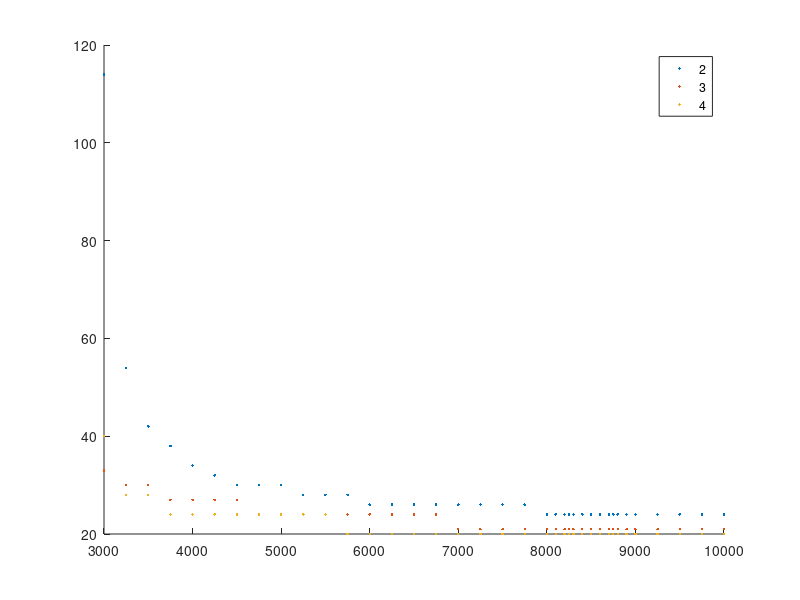
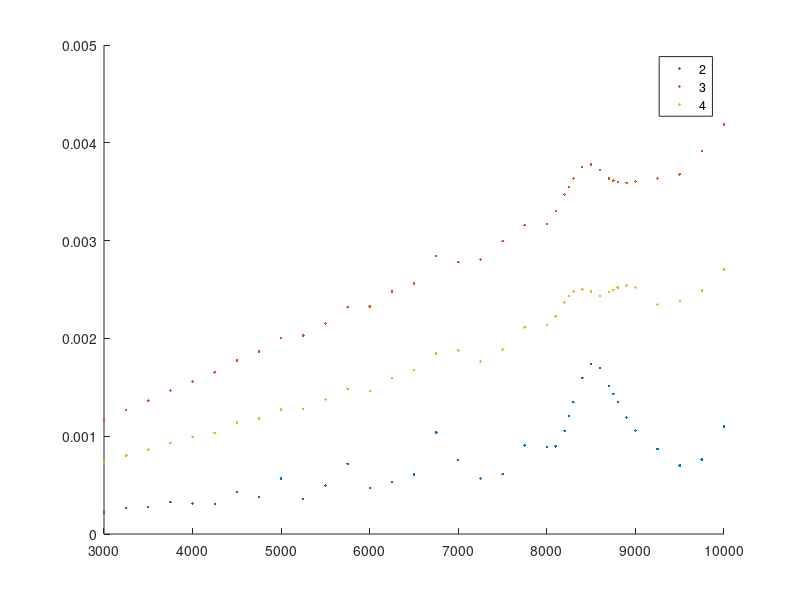

Recreate these plots in MATLAB, in order.
clear ; close all ; clc ;

% results = xlsread( 'CTResults2(2).csv' ) ;
% save( 'CTR2.mat' ) ;

load( 'CTR2.mat' ) ;
aR = results( : , 1 ) ;
iR = results( : , 2 ) ;
TR = results( : , 3 ) ;
PR = results( : , 4 ) ;
dvR = results( : , 9 ) ;
P = [ 2 , 3 , 4 , 5 , 6 , 7 , 8 , 9 , 10 ] ;

% index = ones( 30 , length( P ) ) ;
% for ii = 1:length(P) 
%     index(:,ii) = find( PR == (ii+1) ) ;
% end
% index2 = find( PR == 2 ) ;
% a = zeros( 30 , 9 ) ;
% i = zeros( 30 , 9 ) ;
% T = zeros( 30 , 9 ) ;
% dv = zeros( 30 , 9 ) ;
% a(2:end,1) = aR( index2 ) ;
% i(2:end,1) = iR( index2 ) ;
% T(2:end,1) = TR( index2 ) ;
% dv(2:end,1) = dvR( index2 ) ;

mp = 3 ;
for ii = 1:mp
        index = find( PR == (ii+1) ) ;
        a(:,ii) = aR( index ) ;
        i(:,ii) = iR( index ) ;
        T(:,ii) = TR( index ) ;
        dv(:,ii) = dvR( index ) ;
end

figure
hold on
for ii = 1:mp
    plot( a(:,ii) , T(:,ii) , '.' )
end
hold off
legend( '2' , '3' , '4' , '5' , '6' , '7' , '8' , '9' , '10' )


figure
hold on
for ii = 1:mp
    plot( a(:,ii) , dv(:,ii) , '.' )
end
hold off
legend( '2' , '3' , '4' , '5' , '6' , '7' , '8' , '9' , '10' )
